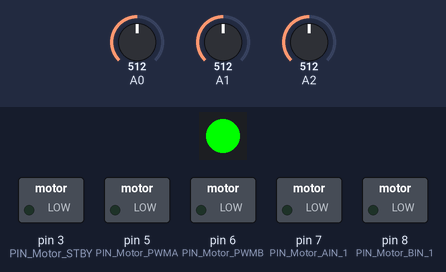
Bench run of a sketch on a simulated Arduino Uno, built with avr-gcc and run on an emulated ATmega328P. On the bench: 1 RGB LEDs in strip order, left to right, switched loads named in the sketch (green lamp = pin HIGH). The test bench sets the inputs (shaded band); at power-on: A0 = 512, A1 = 512, A2 = 512.

Above: at 4.2 s.
4.3 s: A0 set to 633
5.8 s: A0 set to 656
At 7.0 s:
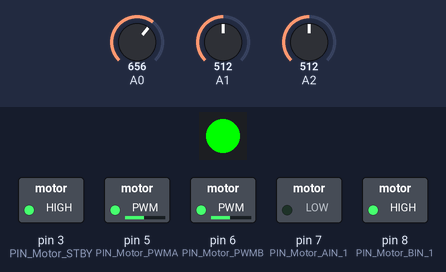
7.3 s: A1 set to 628
8.8 s: A1 set to 648
At 9.2 s:
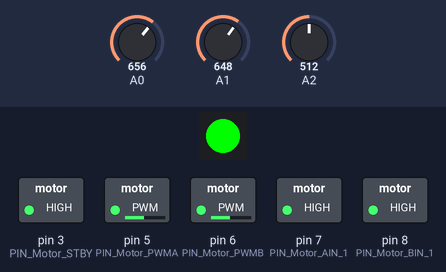
11.8 s: A1 set to 630
At 13.2 s:
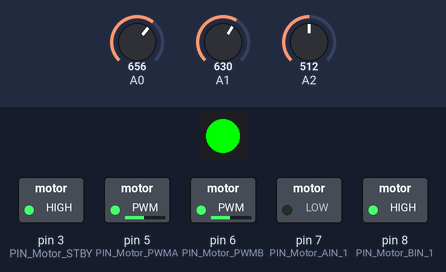
Timing chart, 0 to 14.3 s (numbered marks = the images above; inputs shaded):
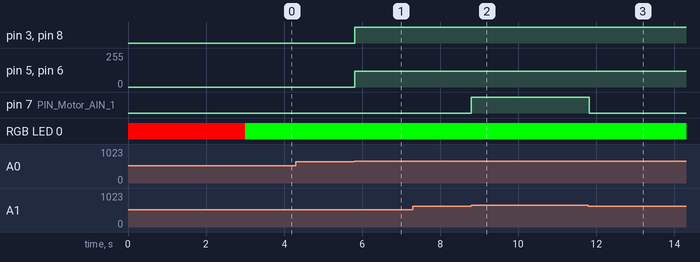

Measured:
- the behaviour switches between 640 and 641 on A0 (found by bisection; images 0 and 1)
- the behaviour switches between 640 and 641 on A1 (found by bisection; images 1 and 2)
- after the input at 4.3 s, every drawn part: stays the same
- after the input at 5.8 s, pin 3 (PIN_Motor_STBY), pin 8 (PIN_Motor_BIN_1): LOW → HIGH at once; pin 5 (PIN_Motor_PWMA), pin 6 (PIN_Motor_PWMB): 0/255 → 120/255 at once
- after the input at 7.3 s, every drawn part: stays the same
- after the input at 8.8 s, pin 7 (PIN_Motor_AIN_1): LOW → HIGH at once
- after the input at 11.8 s, pin 7 (PIN_Motor_AIN_1): HIGH → LOW at once

The sketch:

SAEEE__SAEEE.ino
```cpp
#include <Arduino.h>
#include <Adafruit_NeoPixel.h>

// Définition des broches des moteurs et de la LED
#define PIN_Motor_PWMA 5  // Broche pour la commande de la vitesse du moteur A
#define PIN_Motor_PWMB 6  // Broche pour la commande de la vitesse du moteur B
#define PIN_Motor_BIN_1 8 // Broche pour la commande du moteur B (direction)
#define PIN_Motor_AIN_1 7 // Broche pour la commande du moteur A (direction)
#define PIN_Motor_STBY 3  // Broche pour activer ou désactiver les moteurs
#define PIN_LED 4         // Broche pour contrôler la LED RGB

const int seuilLigne = 640; // Seuil pour la détection de la ligne, valeur à ajuster selon les capteurs

Adafruit_NeoPixel rgbLed(1, PIN_LED, NEO_GRB + NEO_KHZ800); // Définition de la LED RGB connectée à PIN_LED

// Définition des couleurs de la LED RGB
const uint32_t COULEUR_VERT = rgbLed.Color(0, 255, 0);
const uint32_t COULEUR_BLEU = rgbLed.Color(0, 0, 255);
const uint32_t COULEUR_ORANGE = rgbLed.Color(255, 69, 0);
const uint32_t COULEUR_ROUGE = rgbLed.Color(255, 0, 0);
const uint32_t COULEUR_JAUNE = rgbLed.Color(255, 255, 0);

bool precedentCroisement = false; // Permet de savoir si un croisement a été détecté précédemment
int compteurTours = 0; // Compteur des croisements

// Classe CarMotors pour contrôler les moteurs
class CarMotors {
  private:
    uint8_t currentSpeed; // Vitesse actuelle des moteurs
    bool isMoving;        // Indique si le robot est en mouvement ou non

  public:
    // Initialisation des broches pour les moteurs et réglage de la vitesse initiale
    void init(uint8_t p_speed) {
      pinMode(5, OUTPUT);
      pinMode(6, OUTPUT);
      pinMode(8, OUTPUT);
      pinMode(7, OUTPUT);
      pinMode(3, OUTPUT);
      setSpeed(p_speed);
      stop();  // Le robot est initialement arrêté
    }

    // Réglage de la vitesse de rotation des moteurs
    void setSpeed(uint8_t p_speed) {
      currentSpeed = p_speed;
    }

    // Fait avancer le robot
    void goForward() {
      digitalWrite(3, 1);   // Active les moteurs
      digitalWrite(7, 1);  // Moteur A en avant
      digitalWrite(8, 1);  // Moteur B en avant
      analogWrite(5, currentSpeed); // Régle la vitesse du moteur A
      analogWrite(6, currentSpeed); // Régle la vitesse du moteur B
      isMoving = true;
    }

    // Fait reculer le robot
    void goBackward() {
      digitalWrite(3, 1);   // Active les moteurs
      digitalWrite(7, 0);   // Moteur A en arrière
      digitalWrite(8, 0);   // Moteur B en arrière
      analogWrite(5, currentSpeed); // Régle la vitesse du moteur A
      analogWrite(6, currentSpeed); // Régle la vitesse du moteur B
      isMoving = true;
    }

    // Fait tourner le robot vers la gauche sur place
    void turnLeft() {
      digitalWrite(3, 1);   // Active les moteurs
      digitalWrite(7, 0);   // Moteur A en arrière
      digitalWrite(8, 1);  // Moteur B en avant
      analogWrite(5, currentSpeed); // Régle la vitesse du moteur A
      analogWrite(6, currentSpeed); // Régle la vitesse du moteur B
      isMoving = true;
    }

    // Fait tourner le robot vers la droite sur place
    void turnRight() {
      digitalWrite(3, 1);   // Active les moteurs
      digitalWrite(7, 1);  // Moteur A en avant
      digitalWrite(8, 0);   // Moteur B en arrière
      analogWrite(5, currentSpeed); // Régle la vitesse du moteur A
      analogWrite(6, currentSpeed); // Régle la vitesse du moteur B
      isMoving = true;
    }

    // Arrête le robot
    void stop() {
      digitalWrite(3, 0);   // Désactive les moteurs
      analogWrite(5, 0);      // Arrête le moteur A
      analogWrite(6, 0);      // Arrête le moteur B
      isMoving = false;
    }

    // Permet de contrôler les vitesses indépendantes des roues gauche et droite
    void drive(float leftCoef, float rightCoef) {
      digitalWrite(3, 1);   // Active les moteurs
      digitalWrite(7, 1);  // Moteur A en avant
      digitalWrite(8, 1);  // Moteur B en avant
      analogWrite(5, currentSpeed * leftCoef); // Vitesse du moteur A
      analogWrite(6, currentSpeed * rightCoef); // Vitesse du moteur B
      isMoving = true;
    }
};

CarMotors car;  // Crée un objet car de la classe CarMotors

void setup() {
  car.init(120); // Initialisation du robot avec une vitesse de 150
  rgbLed.begin(); // Initialisation de la LED RGB
  rgbLed.setPixelColor(0, COULEUR_ROUGE); // Définit la LED en rouge
  rgbLed.show(); // Affiche la couleur
  delay(3000); // Attends 3 secondes
  rgbLed.setPixelColor(0, COULEUR_VERT); // Change la LED en vert
  rgbLed.show(); // Affiche la couleur
  Serial.begin(9600); // Démarre la communication série
}

void loop() {
  // Lecture des capteurs de ligne
  int gauche = analogRead(A0);  // Lecture du capteur gauche
  int centre = analogRead(A1);  // Lecture du capteur central
  int droite = analogRead(A2);  // Lecture du capteur droit

  // Logique de suivi de ligne
  if (centre > seuilLigne) {  // Si le capteur central détecte la ligne
    car.goForward();  // Avance
  } else if (gauche > seuilLigne) {  // Si le capteur gauche détecte la ligne
    car.turnLeft();   // Tourne à gauche
  } else if (droite > seuilLigne) {  // Si le capteur droit détecte la ligne
    car.turnRight();  // Tourne à droite
  } else {
    car.stop();  // Si aucun capteur ne détecte la ligne, arrête le robot
  }

  // Détection des croisements (si tous les capteurs détectent la ligne)
  bool croisement = (gauche > seuilLigne && centre > seuilLigne && droite > seuilLigne);

  if (croisement && !precedentCroisement) {
    compteurTours++; // Incrémente le compteur de tours
    Serial.println("Croisement détecté. Compteur de tours : " + String(compteurTours));

    // Change la couleur de la LED en fonction du nombre de tours
    if (compteurTours == 1) {
      rgbLed.setPixelColor(0, COULEUR_VERT);
    } else if (compteurTours == 3) {
      rgbLed.setPixelColor(0, COULEUR_BLEU);
    } else if (compteurTours == 5) {
      rgbLed.setPixelColor(0, COULEUR_ORANGE);
    } else if (compteurTours >= 7) {
      rgbLed.setPixelColor(0, COULEUR_JAUNE);
      rgbLed.show();
      delay(250); // Petite pause avant la marche arrière
      car.goBackward();
      delay(375); // Recule légèrement pour repasser derrière la ligne
      car.stop();
      while (true);
    }

    rgbLed.show();  // Affiche la nouvelle couleur de la LED
    precedentCroisement = true; // Mémorise qu'un croisement a eu lieu
  } else if (!croisement) {
    precedentCroisement = false; // Réinitialise l'état du croisement
  }

  delay(20); // Attente avant de refaire une nouvelle lecture des capteurs
}
```
